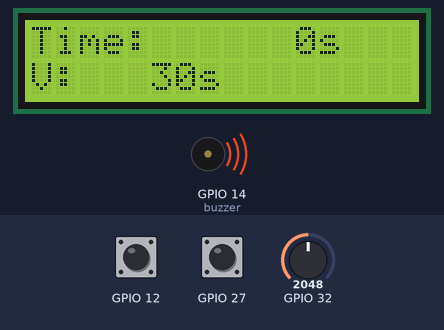
Simulated run of this program. Board: ESP32 board running MicroPython. On the bench: 16×2 character LCD, buzzer (waves = sounding, pin HIGH). Inputs (shaded band) come from the test bench; at power-on: GPIO 12 HIGH, GPIO 27 HIGH, GPIO 32 = 2048 (analog values on the 0–4095 scale). The clock reads 2024-03-15 10:24:30 at power-on unless the program sets it; library files of the repository ran but are not shown: i2c_lcd.py; what the program prints to the serial console is not drawn.

Above: at 0.1 s.
1.3 s: GPIO 12 pulled LOW for 0.15 s
At 2.3 s:
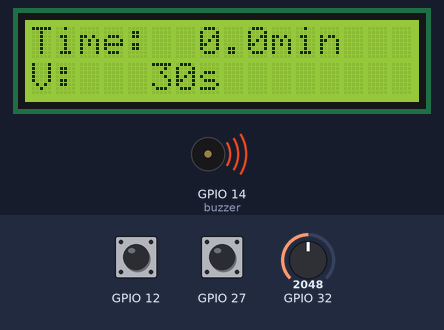
4.4 s: GPIO 27 pulled LOW for 0.15 s
At 5.2 s:
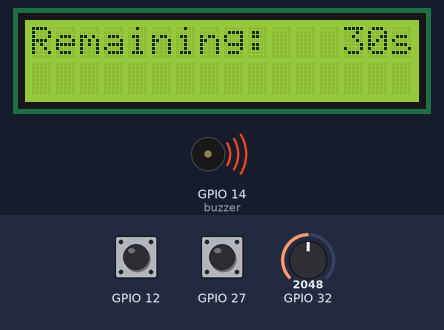
7.5 s: GPIO 27 pulled LOW for 3.2 s
At 9.2 s:
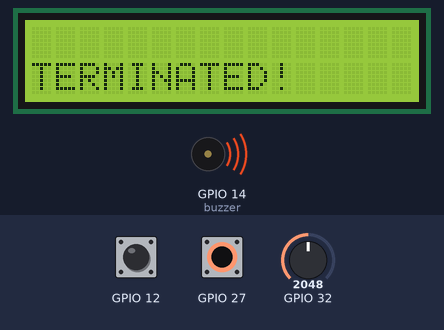
12.2 s: GPIO 32 set to 2866
At 13.9 s:
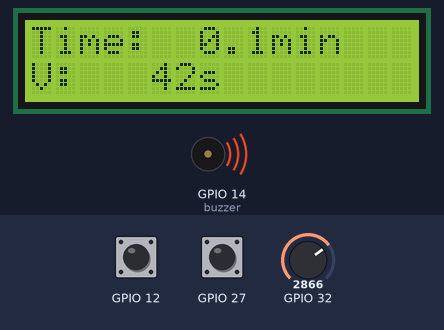
14.5 s: GPIO 12 pulled LOW for 1 s
At 15.02 s:
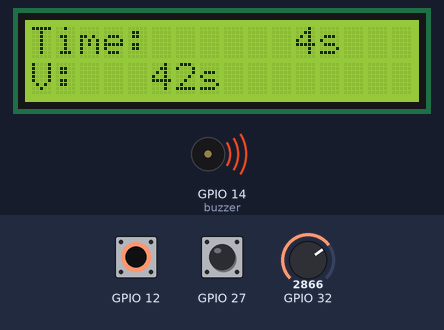
17.0 s: GPIO 32 set to 3603
At 17.9 s:
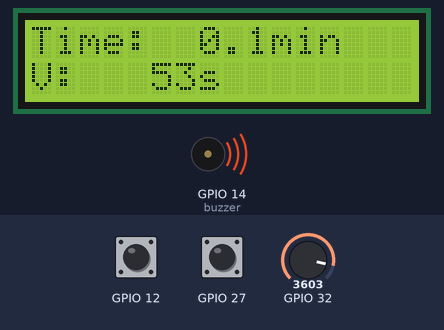
Timing chart, 0 to 20.0 s (numbered marks = the images above; inputs shaded):
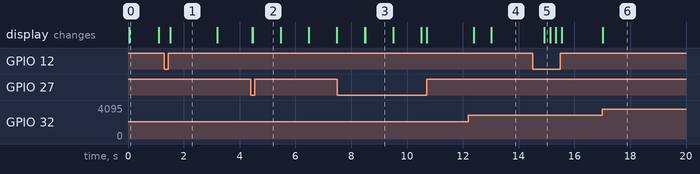

The program:

511_RK_assignment_4_POOP.py
```python
## Rebecca Martens and Kavin Bhuvan
from machine import Pin, ADC, PWM, DAC, I2C
import i2c_lcd
import time

class LCDDisplay:
    def __init__(self, scl_pin, sda_pin): ## LCD Display initiate
        self.i2c = I2C(0, scl=Pin(scl_pin), sda=Pin(sda_pin))
        self.lcd = i2c_lcd.I2cLcd(self.i2c, 0x27, 2, 16)

    def write(self, message):
        self.lcd.putstr(message)

    def move(self, col, row):
        self.lcd.move_to(col, row)

    def clear(self):
        self.lcd.clear()

class PushButton:
    def __init__(self, push_pin): ## button initiate
        self.button = Pin(push_pin, Pin.IN, Pin.PULL_UP)

class Buzzer:
    def __init__(self, buzz_pin): ## buzzer initiate
        self.buzzer = Pin(buzz_pin, Pin.OUT)
        self.off()

    def off(self):
        self.buzzer.value(1)

    def on(self):
        self.buzzer.value(0)

class Dial:
    def __init__(self, dial_pin): ## variable resistor initiate
        self.var = ADC(Pin(dial_pin))
        self.var.ATTN_11DB

class BoomTimer:
    def __init__(self): # define where all the pins are
        self.lcd = LCDDisplay(22, 23)
        self.l_button = PushButton(12)
        self.r_button = PushButton(27)
        self.buzzer = Buzzer(14)
        self.pot = Dial(32)
        self.buzzer.off()

    def beep(self, duration): # defining buzzer on/off and sleep times
        self.buzzer.on()
        time.sleep(duration)
        self.buzzer.off()

    def remap(self, value, var_min, var_max, new_min, new_max): ## change units of variable resistor to seconds
        return (value - var_min) * (new_max - new_min) / (var_max - var_min) + new_min

    def boom_display(self): ##put boom on screen
        self.lcd.move(0, 1)
        self.lcd.write('BOOM!')

    def countdown(self, seconds): ## display countdown timer on screen or abort if terminated
        self.terminated = False
        while seconds > 0:
            self.lcd.move(0, 0)
            self.lcd.write(f"Remaining: {seconds:4.0f}s")
            time.sleep(1)
            seconds -= 1
            if self.r_button.button.value() == 0:
                self.lcd.clear()
                self.lcd.move(0, 1)
                self.lcd.write('TERMINATED!')
                self.terminated = True
                time.sleep(1)
                return
        self.lcd.clear()
        self.boom_display()
        self.buzzer.on()

    def main(self): ## main function which changes time between s/min, reads the variable resistor and starts/restarts the timer
        self.start_time = time.time()
        i = 0
        r_button_pressed = False
        while True:

            # determining counter time and the units
            unit = 's' if i % 2 == 0 else 'min' # toggle between seconds and minutes
            time_value = time.time() - self.start_time

            #configure correct digits for defined units (no ugly digit for seconds)
            if unit == 'min':
                digit = '5.1f'
                time_value = (time_value/60)
            else:
                digit = '7.0f'
                time_value = time_value
            self.lcd.move(0, 0)
            self.lcd.write(f'Time:{time_value:{digit}}{unit}') # no flicker from clear screen

            # read the variable resistor and convert the min/max to min/max in seconds
            raw_var = self.pot.var.read()
            mapped_value = self.remap(raw_var, 0, 4095, 0, 60)

            # display varaible seconds on screen
            self.lcd.move(0, 1)
            self.lcd.write(f'V: {mapped_value:4.0f}s')

            # print on comp the time, variable resistor, and variable timer every second
            print(time_value, unit)
            print(self.pot.var.read())
            print(mapped_value)

            # l_button pushed and we up the count
            if self.l_button.button.value() == 0:
                i = i+1
                print(time_value)

            # r_button pushed and we start countdown and turn on buzzer
            if self.r_button.button.value() == 0 and r_button_pressed == False:
                self.lcd.clear()
                self.lcd.move(0, 0)
                self.lcd.write(f'Countdown')
                self.countdown(mapped_value)
                r_button_pressed = True

            # continue to display boom until restart
            while self.r_button.button.value() == 1 and r_button_pressed == True:
                if self.terminated == False:
                    self.boom_display()
                if self.r_button.button.value() == 0:
                    break

            # r_button is pushed again and we restart device/count and stop the buzzer
            if self.r_button.button.value() == 0 and r_button_pressed == True:
                self.lcd.clear()
                self.lcd.move(0, 0)
                self.lcd.write(f'Restart')
                self.buzzer.off() #off
                r_button_pressed = False
                time.sleep(1)
                self.lcd.clear()
                self.start_time = time.time()

            time.sleep(0.2)

#call it
timer = BoomTimer()
timer.main()
```

Measured:
- after the input at 1.3 s, the display: changes after 0.21 s (image 1)
- after the input at 4.4 s, the display: first changes after 0.06 s (image 2 shows a later state)
- after the input at 7.5 s, the display: first changes after 0.99 s (image 3 shows a later state)
- after the input at 12.2 s, the display: first changes after 0.20 s (image 4 shows a later state)
- after the input at 14.5 s, the display: changes after 0.42 s (image 5)
- after the input at 17.0 s, the display: changes at once (image 6)
- what the display in image 0 shows lasts 1.1 s, from 0.0 s to 1.1 s
